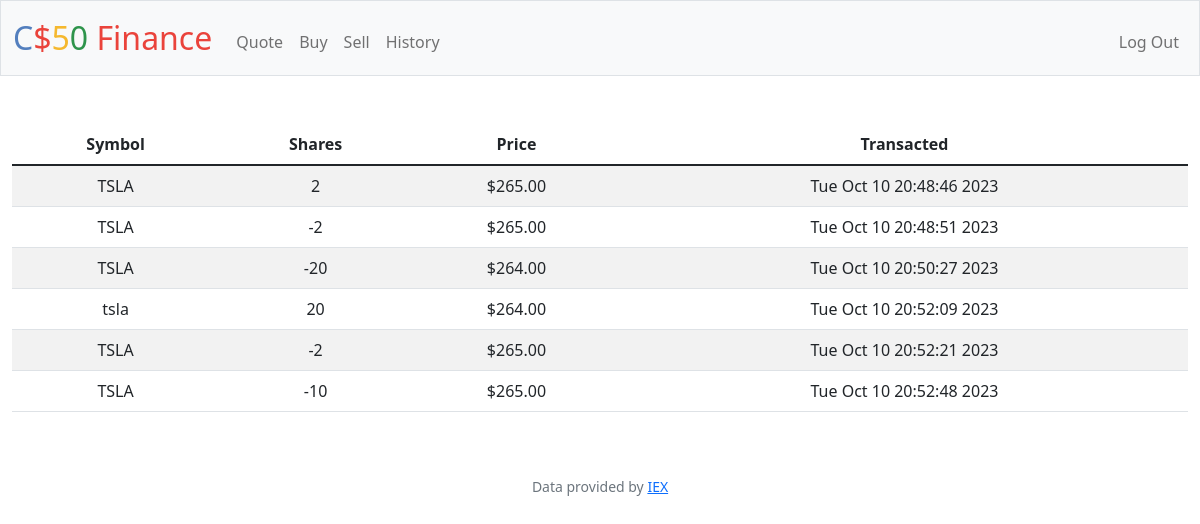
/history (signed in), run on an earlier commit of the app's database.
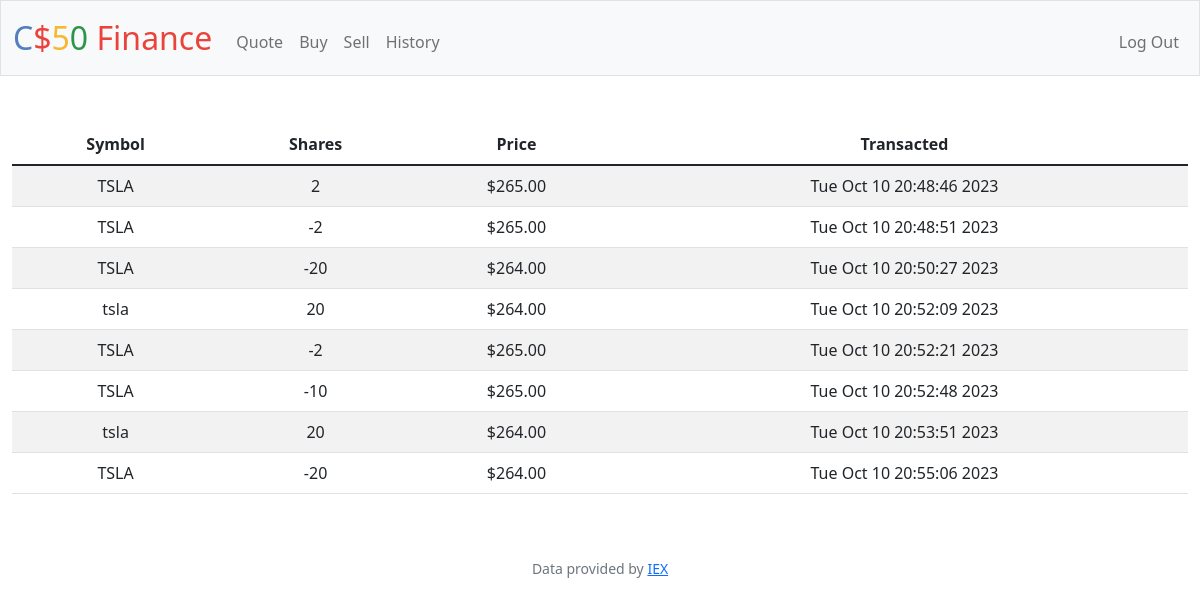
And on a later commit of the database.
### tables this page shows
CREATE TABLE history (
users_id INTEGER NOT NULL,
stock TEXT NOT NULL,
number INTEGER NOT NULL,
price TEXT NOT NULL,
date_time TEXT NOT NULL,
FOREIGN KEY(users_id) REFERENCES users(id));

### app.py (the view)
@app.route("/history")
@login_required
def history():
    transaction_rows = db.execute("SELECT stock, number, price, date_time FROM history WHERE users_id = ?", session["user_id"])
    return render_template("history.html", transaction_rows=transaction_rows)

### app.py (called while the page is built)
@app.after_request
def after_request(response):
    response.headers["Cache-Control"] = "no-cache, no-store, must-revalidate"
    response.headers["Expires"] = 0
    response.headers["Pragma"] = "no-cache"
    return response

### helpers.py (called while the page is built)
def login_required(f):
    @wraps(f)
    def decorated_function(*args, **kwargs):
        if session.get("user_id") is None:
            return redirect("/login")
        return f(*args, **kwargs)
    return decorated_function

### templates/history.html (shortened to what this page needs)
{% extends "layout.html" %}
{% block main %}
    <table class="table table-striped">
        <thead>
            <tr>
                <th>Symbol</th>
                <th>Shares</th>
                <th>Price</th>
                <th>Transacted</th>
            </tr>
        </thead>
        <tbody>
            {% for row in transaction_rows %}
            <tr>
                <td>{{ row['stock'] }}</td>
                <td>{{ row['number'] }} </td>
                <td>{{ row['price'] }} </td>
                <td>{{ row['date_time'] }} </td>
            </tr>
            {% endfor %}
        </tbody>
    </table>
{% endblock %}

### templates/layout.html (shortened to what this page needs)
<!DOCTYPE html>
<html lang="en">
    <head>
        <link href="https://cdn.jsdelivr.net/npm/bootstrap@5.1.3/dist/css/bootstrap.min.css" rel="stylesheet">
        <link href="/static/styles.css" rel="stylesheet">
    </head>
    <body>
        <nav class="bg-light border navbar navbar-expand-md navbar-light">
            <div class="container-fluid">
                <a class="navbar-brand" href="/"><span class="blue">C</span><span class="red">$</span><span class="yellow">5</span><span class="green">0</span> <span class="red">Finance</span></a>
                <div class="collapse navbar-collapse" id="navbar">
                    {% if session["user_id"] %}
                        <ul class="navbar-nav me-auto mt-2">
                            <li class="nav-item"><a class="nav-link" href="/quote">Quote</a></li>
                            <li class="nav-item"><a class="nav-link" href="/buy">Buy</a></li>
                            <li class="nav-item"><a class="nav-link" href="/sell">Sell</a></li>
                            <li class="nav-item"><a class="nav-link" href="/history">History</a></li>
                        </ul>
                        <ul class="navbar-nav ms-auto mt-2">
                            <li class="nav-item"><a class="nav-link" href="/logout">Log Out</a></li>
                        </ul>
                    {% else %}
                        <ul class="navbar-nav ms-auto mt-2">
                            <li class="nav-item"><a class="nav-link" href="/register">Register</a></li>
                            <li class="nav-item"><a class="nav-link" href="/login">Log In</a></li>
                        </ul>
                    {% endif %}
                </div>
            </div>
        </nav>
        <main class="container-fluid py-5 text-center">
            {% block main %}{% endblock %}
        </main>
        <footer class="mb-5 small text-center text-muted">
            Data provided by <a href="https://iexcloud.io/">IEX</a>
        </footer>
    </body>
</html>

### static/styles.css (style rules this page uses)
nav .navbar-brand { font-size: xx-large; }
nav .navbar-brand .blue { color: #537fbe; }
nav .navbar-brand .red { color: #ea433b; }
nav .navbar-brand .yellow { color: #f5b82e; }
nav .navbar-brand .green { color: #2e944b; }

What changed in the data, as far as the page shows it:
added history: stock "tsla", number "20", price "$264.00", date_time "Tue Oct 10 20:53:51 2023"
added history: stock "TSLA", number "-20", price "$264.00", date_time "Tue Oct 10 20:55:06 2023"
